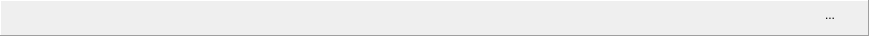
       <widget class="QFrame" name="frame_6">
        <property name="sizePolicy">
         <sizepolicy hsizetype="Preferred" vsizetype="Fixed">
          <horstretch>0</horstretch>
          <verstretch>0</verstretch>
         </sizepolicy>
        </property>
        <property name="minimumSize">
         <size>
          <width>100</width>
          <height>30</height>
         </size>
        </property>
        <property name="sizeIncrement">
         <size>
          <width>4</width>
          <height>0</height>
         </size>
        </property>
        <property name="frameShape">
         <enum>QFrame::Panel</enum>
        </property>
        <property name="frameShadow">
         <enum>QFrame::Raised</enum>
        </property>
        <widget class="QToolButton" name="toolButton_8">
         <property name="geometry">
          <rect>
           <x>33</x>
           <y>2</y>
           <width>30</width>
           <height>25</height>
          </rect>
         </property>
         <property name="text">
          <string/>
         </property>
         <property name="icon">
          <iconset resource="pentagrams.qrc">
           <normaloff>:/Pentagrams/chart-8_111420.png</normaloff>:/Pentagrams/chart-8_111420.png</iconset>
         </property>
         <property name="iconSize">
          <size>
           <width>30</width>
           <height>30</height>
          </size>
         </property>
         <property name="autoRaise">
          <bool>true</bool>
         </property>
        </widget>
        <widget class="QToolButton" name="toolButton_9">
         <property name="geometry">
          <rect>
           <x>59</x>
           <y>2</y>
           <width>30</width>
           <height>25</height>
          </rect>
         </property>
         <property name="text">
          <string/>
         </property>
         <property name="icon">
          <iconset resource="pentagrams.qrc">
           <normaloff>:/Pentagrams/F-Letter-PNG.png</normaloff>:/Pentagrams/F-Letter-PNG.png</iconset>
         </property>
         <property name="iconSize">
          <size>
           <width>30</width>
           <height>30</height>
          </size>
         </property>
         <property name="autoRaise">
          <bool>true</bool>
         </property>
        </widget>
        <widget class="QToolButton" name="toolButton_10">
         <property name="geometry">
          <rect>
           <x>87</x>
           <y>2</y>
           <width>30</width>
           <height>25</height>
          </rect>
         </property>
         <property name="text">
          <string/>
         </property>
         <property name="icon">
          <iconset resource="pentagrams.qrc">
           <normaloff>:/Pentagrams/s1200.png</normaloff>:/Pentagrams/s1200.png</iconset>
         </property>
         <property name="iconSize">
          <size>
           <width>30</width>
           <height>25</height>
          </size>
         </property>
         <property name="autoRaise">
          <bool>true</bool>
         </property>
        </widget>
        <widget class="QToolButton" name="toolButton_14">
         <property name="geometry">
          <rect>
           <x>800</x>
           <y>2</y>
           <width>60</width>
           <height>25</height>
          </rect>
         </property>
         <property name="text">
          <string>...</string>
         </property>
         <property name="icon">
          <iconset resource="pentagrams.qrc">
           <normaloff>:/Pentagrams/uparrow_arriba_1538.png</normaloff>:/Pentagrams/uparrow_arriba_1538.png</iconset>
         </property>
         <property name="iconSize">
          <size>
           <width>25</width>
           <height>21</height>
          </size>
         </property>
         <property name="autoRaise">
          <bool>true</bool>
         </property>
        </widget>
        <widget class="QToolButton" name="toolButton_21">
         <property name="geometry">
          <rect>
           <x>0</x>
           <y>2</y>
           <width>29</width>
           <height>25</height>
          </rect>
         </property>
         <property name="text">
          <string/>
         </property>
         <property name="icon">
          <iconset resource="pentagrams.qrc">
           <normaloff>:/Pentagrams/3d_2.png</normaloff>:/Pentagrams/3d_2.png</iconset>
         </property>
         <property name="iconSize">
          <size>
           <width>21</width>
           <height>21</height>
          </size>
         </property>
         <property name="toolButtonStyle">
          <enum>Qt::ToolButtonIconOnly</enum>
         </property>
         <property name="autoRaise">
          <bool>true</bool>
         </property>
        </widget>
       </widget>
